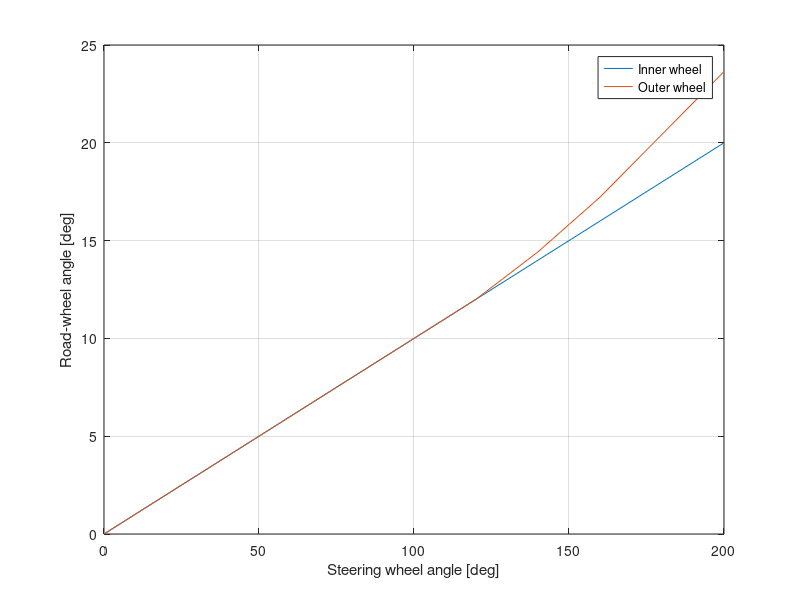

This figure's MATLAB source:
clear 
close all

%% Steering wheel
swa         = [0,20,40,60,80,100,120,140,160,200];
inner_rwa   = [0,2,4,6,8,10,12,14,16,20];
outer_rwa   = [0,2,4,6,8,10,12,14.426,17.221,23.64];

figure
hold on, grid on, box on
plot(swa,inner_rwa)
plot(swa,outer_rwa)
xlabel('Steering wheel angle [deg]')
ylabel('Road-wheel angle [deg]')
legend('Inner wheel','Outer wheel')
